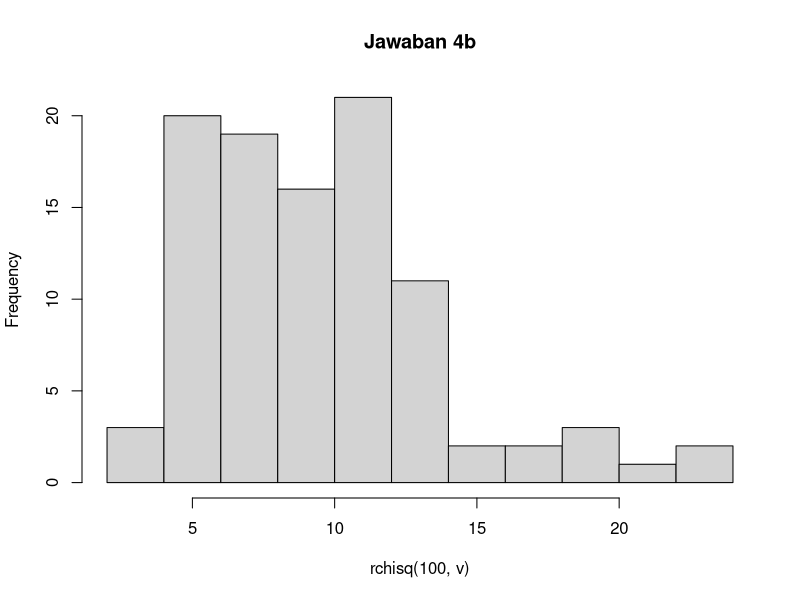

Reproduce this figure in R.
x = 2
v = 10

fx = dchisq(x, v)
paste("Jawaban 4a: ", fx)

hist(rchisq(100, v), main = "Jawaban 4b")

paste("Jawaban 4c: Rataan : ", v, ", varian : ", 2 * v)

